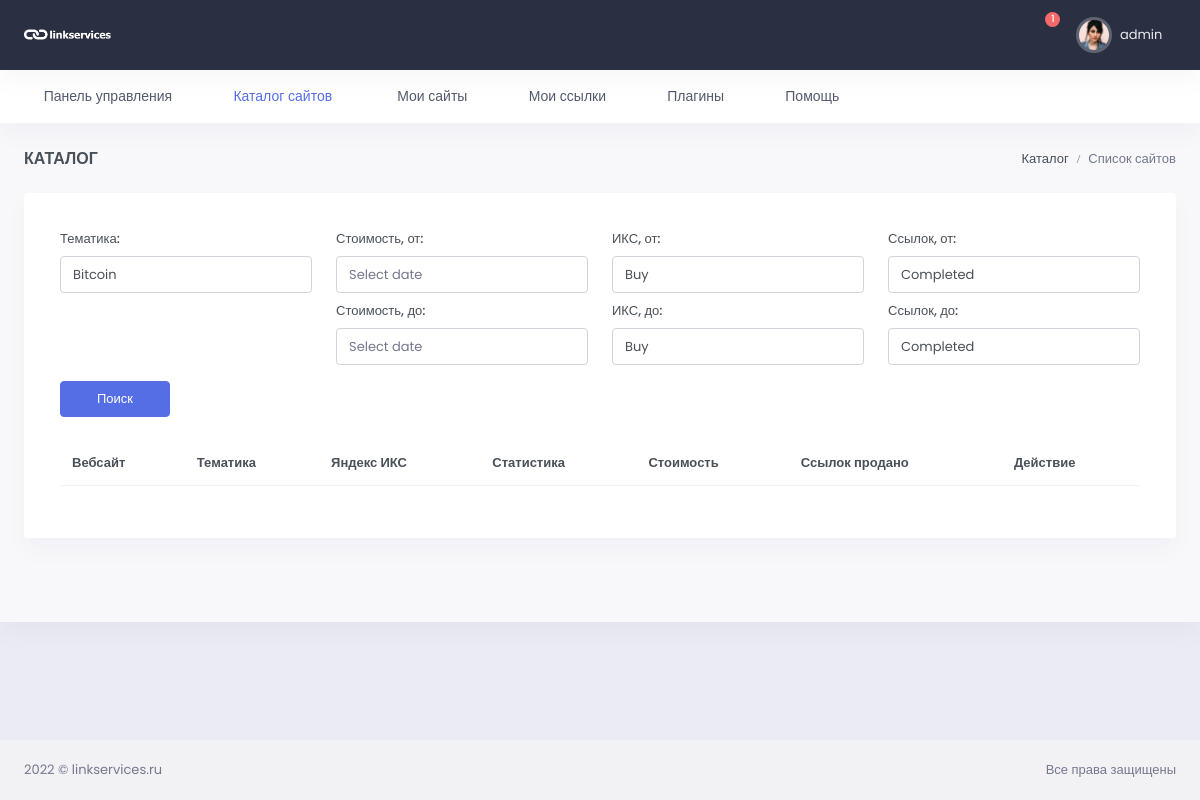
The page /catalog/ (signed in) on the database as committed earlier.
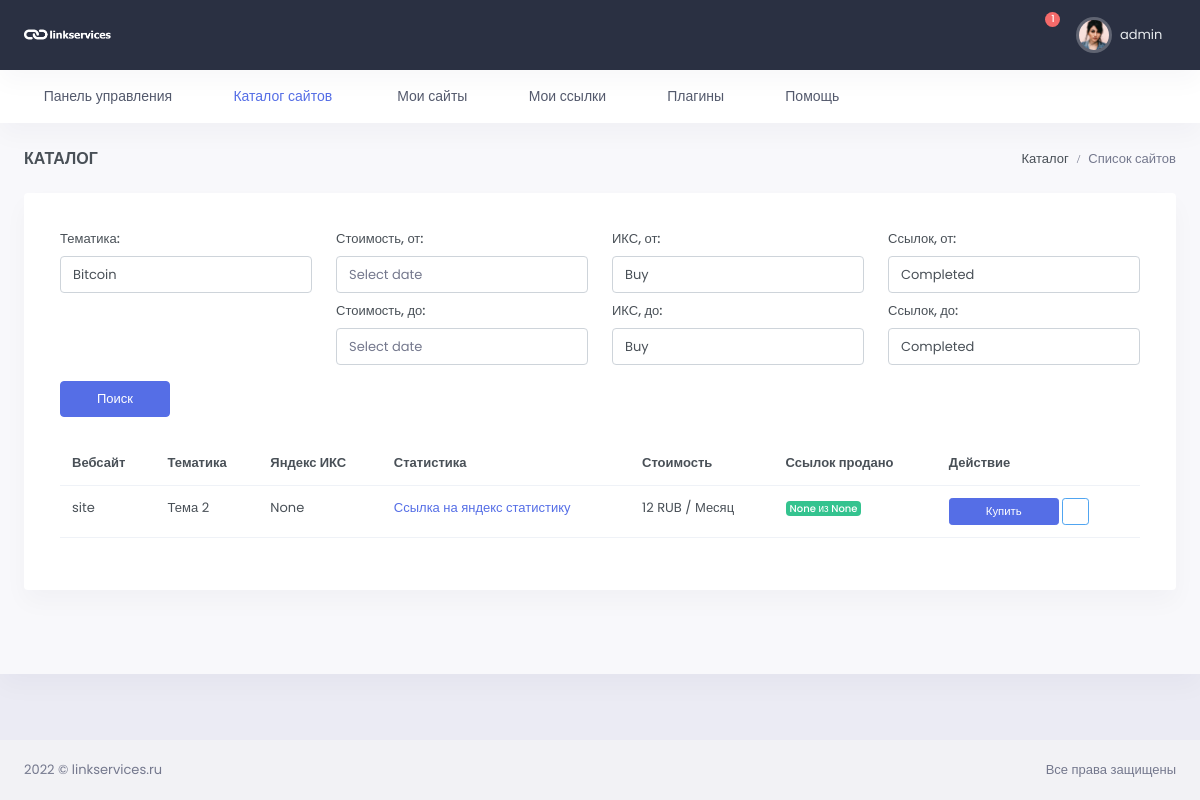
The same page on the database as committed later.
### site_app/models.py (models this page shows, shortened)
class WebSite(models.Model):
    url = models.CharField(max_length=255, verbose_name='url сайта')
    user_email = models.ForeignKey(Profile, related_name='user_website', on_delete=models.CASCADE,
                                   max_length=100, blank=True, null=True, verbose_name='email заказчика')
    category = models.ForeignKey(Category, on_delete=models.CASCADE, verbose_name='Тематика')
    price = models.IntegerField(verbose_name='Цена')
    status = models.ForeignKey(Status, verbose_name='Статус', on_delete=models.CASCADE, blank=True, null=True)
    total_link = models.IntegerField(verbose_name='Всего ссылок', blank=True, null=True)
    sold_link = models.IntegerField(verbose_name='Продано ссылок', blank=True, null=True)
    yandex_x = models.IntegerField(verbose_name='Яндекс Икс', blank=True, null=True)
    yandex_stat = models.CharField(max_length=255, verbose_name='Яндекс статистика')
    password_yandex = models.CharField(max_length=250, verbose_name='Пароль от статистики', blank=True, null=True)
    created = models.DateTimeField(auto_now_add=True, verbose_name='Добавлено')
    update = models.DateTimeField(auto_now=True, verbose_name='Изменено')
    class Meta:
        verbose_name = 'Сайт'
        verbose_name_plural = 'Сайты'
        ordering = ('-created',)
    def get_absolute_url(self):
        return reverse('buy-link', kwargs={"pk": self.pk})

class Category(models.Model):
    name = models.CharField(max_length=200, verbose_name='Тематика')
    slug = models.SlugField()
    def __str__(self):
        return self.name
    class Meta:
        verbose_name = 'Тематика'
        verbose_name_plural = 'Тематики'
        ordering = ('name',)

### main/views.py (the view)
# urls.py: path('catalog/', Catalog.as_view(), name='catalog'),
class Catalog(LoginRequiredMixin, ListView):
    template_name = 'main/catalog.html'
    context_object_name = 'website'
    paginate_by = 15
    def get_queryset(self):
        return WebSite.objects.filter(status__name='Опубликовано').select_related('category')\
            .exclude(user_email=self.request.user.profile)
    def get_context_data(self, *, object_list=None, **kwargs):
        context = super(Catalog, self).get_context_data(**kwargs)
        context['title'] = 'Каталог сайтов'
        return context

### main/templates/main/catalog.html (shortened to what the changed rows need)
{% extends 'base.html' %}
{% load static %}
{% block content %}
<div id="layout-wrapper">
    <div class="main-content">
        <div class="page-content">
            <div class="container-fluid">
                <div class="row">
                    <div class="col-lg-12">
                        <div class="card">
                            <div class="card-body">
                                <div class="tab-content p-3">
                                    <div class="tab-pane active" id="all-order" role="tabpanel">
                                        <div class="table-responsive mt-2">
                                            <table class="table table-hover datatable dt-responsive nowrap"
                                                   style="border-collapse: collapse; border-spacing: 0; width: 100%;">
                                                <thead>
                                                <tr>
                                                    <th scope="col">Вебсайт</th>
                                                    <th scope="col">Тематика</th>
                                                    <th scope="col">Яндекс ИКС</th>
                                                    <th scope="col">Статистика</th>
                                                    <th scope="col">Стоимость</th>
                                                    <th scope="col">Ссылок продано</th>
                                                    <th scope="col">Действие</th>
                                                </tr>
                                                </thead>
                                                <tbody>
                                                {% for item in website %}
                                                {% include 'main/partials/itemSites.html' %}
                                                {% endfor %}
                                                </tbody>
                                            </table>
                                        </div>
                                    </div>
                                </div>
                            </div>
                        </div>
                    </div>
                </div>
            </div>
        </div>
    </div>
</div>
{% endblock %}

### main/templates/main/partials/itemSites.html
<tr>
    <td>{{ item.url }}</td>
    <td>{{ item.category }}</td>
    <td>{{ item.yandex_x }}</td>
    <td><a href="{{ item.yandex_stat }}"> Ссылка на яндекс статистику</a></td>
    <td>{{ item.price }} RUB / Месяц</td>
    <td>
        <span class="badge bg-success font-size-10">{{ item.sold_link }} из {{ item.total_link }}</span>
    </td>
    <td>
        <a href="{{ item.get_absolute_url }}" class="btn btn-primary btn-sm w-md">Купить</a>
        <a href="{{ item.url}}" class="btn btn-outline-info btn-sm"><i
                class="mdi mdi-web"></i></a>
    </td>
</tr>

Rows that differ between the two databases and show on the page:
now on this page (row edited): WebSite: url "site", category "Тема 2", yandex_x "None", price "12", sold_link "None", total_link "None"
